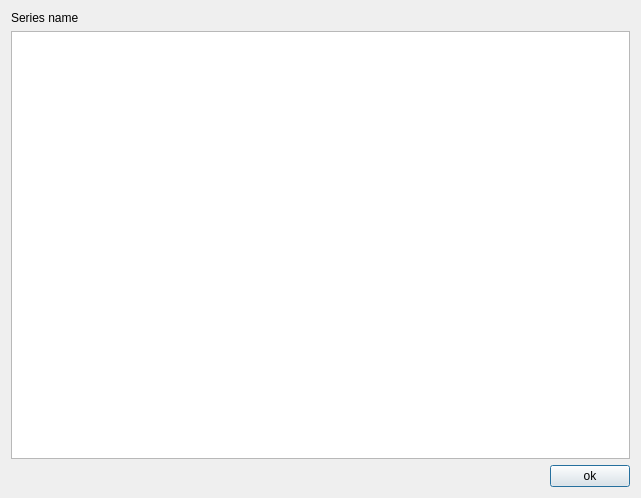
<?xml version="1.0" encoding="UTF-8"?>
<ui version="4.0">
 <class>seasonEpisodeWidget</class>
 <widget class="QDialog" name="seasonEpisodeWidget">
  <property name="windowModality">
   <enum>Qt::ApplicationModal</enum>
  </property>
  <property name="geometry">
   <rect>
    <x>0</x>
    <y>0</y>
    <width>641</width>
    <height>498</height>
   </rect>
  </property>
  <property name="windowTitle">
   <string>Dialog</string>
  </property>
  <layout class="QGridLayout" name="gridLayout_2">
   <item row="0" column="0">
    <layout class="QGridLayout" name="gridLayout">
     <item row="0" column="0">
      <widget class="QLabel" name="nameLabel">
       <property name="text">
        <string>Series name</string>
       </property>
      </widget>
     </item>
     <item row="2" column="0">
      <layout class="QHBoxLayout" name="horizontalLayout">
       <item>
        <spacer name="horizontalSpacer">
         <property name="orientation">
          <enum>Qt::Horizontal</enum>
         </property>
         <property name="sizeHint" stdset="0">
          <size>
           <width>40</width>
           <height>20</height>
          </size>
         </property>
        </spacer>
       </item>
       <item>
        <widget class="QPushButton" name="OkPushButton">
         <property name="text">
          <string>ok</string>
         </property>
        </widget>
       </item>
      </layout>
     </item>
     <item row="1" column="0">
      <widget class="QTreeWidget" name="treeWidget">
       <property name="contextMenuPolicy">
        <enum>Qt::CustomContextMenu</enum>
       </property>
       <property name="toolTip">
        <string>Double click here to download seasons or episodes.</string>
       </property>
       <property name="iconSize">
        <size>
         <width>0</width>
         <height>0</height>
        </size>
       </property>
       <property name="wordWrap">
        <bool>true</bool>
       </property>
       <attribute name="headerVisible">
        <bool>false</bool>
       </attribute>
       <attribute name="headerCascadingSectionResizes">
        <bool>false</bool>
       </attribute>
       <column>
        <property name="text">
         <string notr="true">1</string>
        </property>
       </column>
      </widget>
     </item>
    </layout>
   </item>
  </layout>
 </widget>
 <resources/>
 <connections>
  <connection>
   <sender>OkPushButton</sender>
   <signal>clicked()</signal>
   <receiver>seasonEpisodeWidget</receiver>
   <slot>close()</slot>
   <hints>
    <hint type="sourcelabel">
     <x>587</x>
     <y>473</y>
    </hint>
    <hint type="destinationlabel">
     <x>320</x>
     <y>248</y>
    </hint>
   </hints>
  </connection>
 </connections>
</ui>
